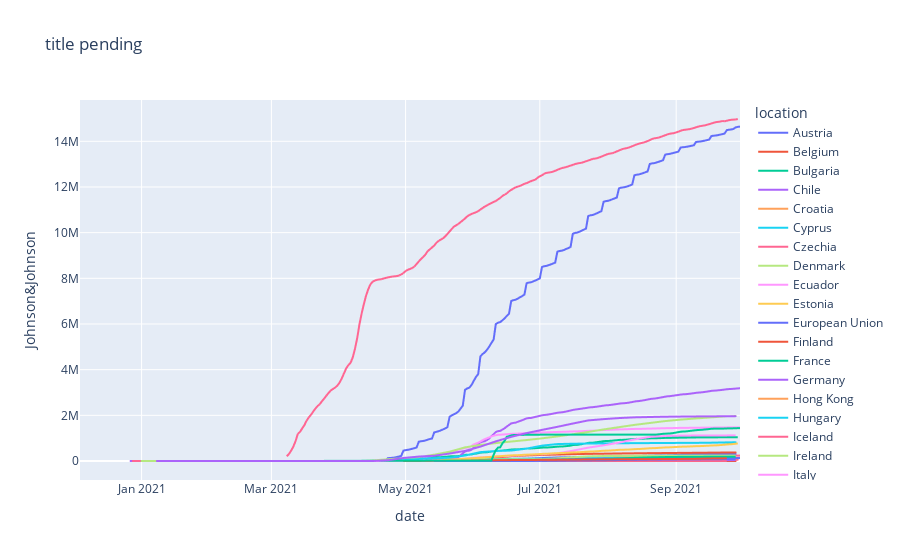

Notebook source saved alongside this figure:
### Code cell
#Make eight mini-line graphs to show vaccines by vendor
by_vendor_line = make_subplots(rows=4,cols=2)
by_vendor_line =px.line(manufacturer_df, x='date', y= 'Johnson&Johnson', color ='location', title = 'title pending')
by_vendor_line.show()

### Figure 1 — Plotly figure (JSON) as saved in the notebook; plotly's stock layout.template omitted (floating-point values rounded to 4 significant figures; data arrays with more than 128 entries replaced by an {"elided": "..."} marker saying what was removed)
{"data": [{"hovertemplate": "location=Austria<br>date=%{x}<br>Johnson&Johnson=%{y}<extra></extra>", "legendgroup": "Austria", "line": {"color": "#636efa", "dash": "solid"}, "marker": {"symbol": "circle"}, "mode": "lines", "name": "Austria", "showlegend": true, "type": "scattergl", "x": ["2021-01-08", "2021-01-15", "2021-01-22", "2021-01-29", "2021-02-05", "2021-02-12", "2021-02-19", "2021-02-26", "2021-03-05", "2021-03-12", "2021-03-19", "2021-03-26", "2021-04-02", "2021-04-09", "2021-04-16", "2021-04-23", "2021-04-30", "2021-05-07", "2021-05-14", "2021-05-21", "2021-05-28", "2021-06-04", "2021-06-11", "2021-06-18", "2021-06-25", "2021-07-02", "2021-07-09", "2021-07-16", "2021-07-23", "2021-07-30", "2021-08-06", "2021-08-13", "2021-08-20", "2021-08-27", "2021-09-03", "2021-09-10", "2021-09-17", "2021-09-24", "2021-09-28"], "xaxis": "x", "y": [0, 0, 0, 0, 0, 0, 0, 0, 0, 0, 18, 32, 55, 99, 109, 114, 381, 6509, 13507, 25803, 37967, 58260, 79937, 94893, 103454, 128892, 152963, 172227, 188745, 200788, 215893, 226125, 239445, 253071, 265809, 279596, 290763, 304150, 308770], "yaxis": "y"}, {"hovertemplate": "location=Belgium<br>date=%{x}<br>Johnson&Johnson=%{y}<extra></extra>", "legendgroup": "Belgium", "line": {"color": "#EF553B", "dash": "solid"}, "marker": {"symbol": "circle"}, "mode": "lines", "name": "Belgium", "showlegend": true, "type": "scattergl", "x": ["2021-01-08", "2021-01-15", "2021-01-22", "2021-01-29", "2021-02-05", "2021-02-12", "2021-02-19", "2021-02-26", "2021-03-05", "2021-03-12", "2021-03-19", "2021-03-26", "2021-04-02", "2021-04-09", "2021-04-16", "2021-04-23", "2021-04-30", "2021-05-07", "2021-05-14", "2021-05-21", "2021-05-28", "2021-06-04", "2021-06-11", "2021-06-18", "2021-06-25", "2021-07-02", "2021-07-09", "2021-07-16", "2021-07-23", "2021-07-30", "2021-08-06", "2021-08-13", "2021-08-20", "2021-08-27", "2021-09-03", "2021-09-10", "2021-09-17", "2021-09-24", "2021-09-28"], "xaxis": "x", "y": [0, 0, 0, 0, 0, 0, 0, 0, 0, 0, 0, 0, 0, 0, 0, 0, 3014, 23902, 29643, 50139, 73903, 97700, 143948, 213338, 244304, 267765, 282825, 300876, 311477, 320696, 329784, 337040, 343014, 348695, 354544, 359284, 365614, 371772, 373670], "yaxis": "y"}, {"hovertemplate": "location=Bulgaria<br>date=%{x}<br>Johnson&Johnson=%{y}<extra></extra>", "legendgroup": "Bulgaria", "line": {"color": "#00cc96", "dash": "solid"}, "marker": {"symbol": "circle"}, "mode": "lines", "name": "Bulgaria", "showlegend": true, "type": "scattergl", "x": ["2021-01-01", "2021-01-08", "2021-01-15", "2021-01-22", "2021-01-29", "2021-02-05", "2021-02-12", "2021-02-19", "2021-02-26", "2021-03-05", "2021-03-12", "2021-03-19", "2021-03-26", "2021-04-02", "2021-04-09", "2021-04-16", "2021-04-23", "2021-04-30", "2021-05-07", "2021-05-14", "2021-05-21", "2021-05-28", "2021-06-04", "2021-06-11", "2021-06-18", "2021-06-25", "2021-07-02", "2021-07-09", "2021-07-16", "2021-07-23", "2021-07-30", "2021-08-06", "2021-08-13", "2021-08-20", "2021-08-27", "2021-09-03", "2021-09-10", "2021-09-17", "2021-09-24", "2021-09-28"], "xaxis": "x", "y": [null, null, null, null, null, null, null, null, null, null, null, null, null, null, null, 0, 0, 0, 0, 398, 2629, 6276, 11142, 17987, 25928, 33099, 39994, 48424, 58430, 68108, 78440, 89960, 102550, 116845, 133004, 149767, 162888, 175977, 185864, 193440], "yaxis": "y"}, {"hovertemplate": "location=Chile<br>date=%{x}<br>Johnson&Johnson=%{y}<extra></extra>", "legendgroup": "Chile", "line": {"color": "#ab63fa", "dash": "solid"}, "marker": {"symbol": "circle"}, "mode": "lines", "name": "Chile", "showlegend": true, "type": "scattergl", "x": {"elided": "278 str values"}, "xaxis": "x", "y": {"elided": "278 null values"}, "yaxis": "y"}, {"hovertemplate": "location=Croatia<br>date=%{x}<br>Johnson&Johnson=%{y}<extra></extra>", "legendgroup": "Croatia", "line": {"color": "#FFA15A", "dash": "solid"}, "marker": {"symbol": "circle"}, "mode": "lines", "name": "Croatia", "showlegend": true, "type": "scattergl", "x": ["2021-01-01", "2021-01-08", "2021-01-15", "2021-01-22", "2021-01-29", "2021-02-05", "2021-02-12", "2021-02-19", "2021-02-26", "2021-03-05", "2021-03-12", "2021-03-19", "2021-03-26", "2021-04-02", "2021-04-09", "2021-04-16", "2021-04-23", "2021-04-30", "2021-05-07", "2021-05-14", "2021-05-21", "2021-05-28", "2021-06-04", "2021-06-11", "2021-06-18", "2021-06-25", "2021-07-02", "2021-07-09", "2021-07-16", "2021-07-23", "2021-07-30", "2021-08-06", "2021-08-13", "2021-08-20", "2021-08-27", "2021-09-03", "2021-09-10", "2021-09-17", "2021-09-24", "2021-09-28"], "xaxis": "x", "y": [null, 1, null, null, null, 2, null, 3, null, null, 8, 17, 20, 23, 50, 55, 55, 775, 3573, 6132, 9466, 12642, 14831, 17673, 20046, 22115, 25063, 30630, 38162, 45604, 52810, 56527, 60366, 64616, 69583, 75019, 79055, 85079, 91084, 91842], "yaxis": "y"}, {"hovertemplate": "location=Cyprus<br>date=%{x}<br>Johnson&Johnson=%{y}<extra></extra>", "legendgroup": "Cyprus", "line": {"color": "#19d3f3", "dash": "solid"}, "marker": {"symbol": "circle"}, "mode": "lines", "name": "Cyprus", "showlegend": true, "type": "scattergl", "x": ["2021-01-01", "2021-01-08", "2021-01-15", "2021-01-22", "2021-01-29", "2021-02-05", "2021-02-12", "2021-02-19", "2021-02-26", "2021-03-05", "2021-03-12", "2021-03-19", "2021-03-26", "2021-04-02", "2021-04-09", "2021-04-16", "2021-04-23", "2021-04-30", "2021-05-07", "2021-05-14", "2021-05-21", "2021-05-28", "2021-06-04", "2021-06-11", "2021-06-18", "2021-06-25", "2021-07-02", "2021-07-09", "2021-07-16", "2021-07-23", "2021-07-30", "2021-08-06", "2021-08-13", "2021-08-20", "2021-08-27", "2021-09-03", "2021-09-10", "2021-09-17", "2021-09-24", "2021-09-28"], "xaxis": "x", "y": [null, null, null, null, null, null, null, null, null, null, null, null, null, null, null, 0, null, 1188, 2249, 5662, null, 5662, null, 6062, 12893, 14120, 14538, 14983, 16069, 17238, 17847, 18319, 18613, 19195, 19515, 19805, 20030, 20278, 20377, 20377], "yaxis": "y"}, {"hovertemplate": "location=Czechia<br>date=%{x}<br>Johnson&Johnson=%{y}<extra></extra>", "legendgroup": "Czechia", "line": {"color": "#FF6692", "dash": "solid"}, "marker": {"symbol": "circle"}, "mode": "lines", "name": "Czechia", "showlegend": true, "type": "scattergl", "x": {"elided": "278 str values"}, "xaxis": "x", "y": {"elided": "278 int values"}, "yaxis": "y"}, {"hovertemplate": "location=Denmark<br>date=%{x}<br>Johnson&Johnson=%{y}<extra></extra>", "legendgroup": "Denmark", "line": {"color": "#B6E880", "dash": "solid"}, "marker": {"symbol": "circle"}, "mode": "lines", "name": "Denmark", "showlegend": true, "type": "scattergl", "x": ["2021-01-08", "2021-01-15", "2021-01-22", "2021-01-29", "2021-02-05", "2021-02-12", "2021-02-19", "2021-02-26", "2021-03-05", "2021-03-12", "2021-03-19", "2021-03-26", "2021-04-02", "2021-04-09", "2021-04-16", "2021-04-23", "2021-04-30", "2021-05-07", "2021-05-14", "2021-05-21", "2021-05-28", "2021-06-04", "2021-06-11", "2021-06-18", "2021-06-25", "2021-07-02", "2021-07-09", "2021-07-16", "2021-07-23", "2021-07-30", "2021-08-06", "2021-08-13", "2021-08-20", "2021-08-27", "2021-09-03", "2021-09-10", "2021-09-17", "2021-09-24"], "xaxis": "x", "y": [null, null, null, null, null, null, null, null, null, null, null, null, null, null, null, null, null, null, null, 116, 1093, 11178, 30927, 41107, 44911, 46740, 47349, 47626, 47822, 47930, 48036, 48119, 48177, 48254, 48282, 48286, 48289, 48296], "yaxis": "y"}, {"hovertemplate": "location=Ecuador<br>date=%{x}<br>Johnson&Johnson=%{y}<extra></extra>", "legendgroup": "Ecuador", "line": {"color": "#FF97FF", "dash": "solid"}, "marker": {"symbol": "circle"}, "mode": "lines", "name": "Ecuador", "showlegend": true, "type": "scattergl", "x": {"elided": "253 str values"}, "xaxis": "x", "y": {"elided": "253 null values"}, "yaxis": "y"}, {"hovertemplate": "location=Estonia<br>date=%{x}<br>Johnson&Johnson=%{y}<extra></extra>", "legendgroup": "Estonia", "line": {"color": "#FECB52", "dash": "solid"}, "marker": {"symbol": "circle"}, "mode": "lines", "name": "Estonia", "showlegend": true, "type": "scattergl", "x": ["2021-01-01", "2021-01-08", "2021-01-15", "2021-01-22", "2021-01-29", "2021-02-05", "2021-02-12", "2021-02-19", "2021-02-26", "2021-03-05", "2021-03-12", "2021-03-19", "2021-03-26", "2021-04-02", "2021-04-09", "2021-04-16", "2021-04-23", "2021-04-30", "2021-05-07", "2021-05-14", "2021-05-21", "2021-05-28", "2021-06-04", "2021-06-11", "2021-06-18", "2021-06-25", "2021-07-02", "2021-07-09", "2021-07-16", "2021-07-23", "2021-07-30", "2021-08-06", "2021-08-13", "2021-08-20", "2021-08-27", "2021-09-03", "2021-09-10", "2021-09-17", "2021-09-24", "2021-09-28"], "xaxis": "x", "y": [null, null, null, null, null, null, null, null, null, null, null, null, null, null, null, 0, 0, 35, 346, 1077, 5774, 11197, 15043, 16323, 18884, 20363, 23553, 25702, 29533, 33701, 36544, 40198, 43314, 44323, 44878, 45378, 45628, 47006, 49279, 50182], "yaxis": "y"}, {"hovertemplate": "location=European Union<br>date=%{x}<br>Johnson&Johnson=%{y}<extra></extra>", "legendgroup": "European Union", "line": {"color": "#636efa", "dash": "solid"}, "marker": {"symbol": "circle"}, "mode": "lines", "name": "European Union", "showlegend": true, "type": "scattergl", "x": {"elided": "278 str values"}, "xaxis": "x", "y": {"elided": "278 int values"}, "yaxis": "y"}, {"hovertemplate": "location=Finland<br>date=%{x}<br>Johnson&Johnson=%{y}<extra></extra>", "legendgroup": "Finland", "line": {"color": "#EF553B", "dash": "solid"}, "marker": {"symbol": "circle"}, "mode": "lines", "name": "Finland", "showlegend": true, "type": "scattergl", "x": ["2021-01-01", "2021-01-08", "2021-01-15", "2021-01-22", "2021-01-29", "2021-02-05", "2021-02-12", "2021-02-19", "2021-02-26", "2021-03-05", "2021-03-12", "2021-03-19", "2021-03-26", "2021-04-02", "2021-04-09", "2021-04-16", "2021-04-23", "2021-04-30", "2021-05-07", "2021-05-14", "2021-05-21", "2021-05-28", "2021-06-04", "2021-06-11", "2021-06-18", "2021-06-25", "2021-07-02", "2021-07-09", "2021-07-16", "2021-07-23", "2021-07-30", "2021-08-06", "2021-08-13", "2021-08-20", "2021-08-27", "2021-09-03", "2021-09-10", "2021-09-17", "2021-09-24", "2021-09-28"], "xaxis": "x", "y": [0, 0, 0, 0, 0, 0, 0, 0, 0, 0, 0, 0, 0, 0, 0, 0, 0, 0, 0, 0, 0, 0, 0, 0, 0, 0, 0, 0, 0, 0, 0, 0, 0, 0, 0, 0, 0, 0, 0, 0], "yaxis": "y"}, {"hovertemplate": "location=France<br>date=%{x}<br>Johnson&Johnson=%{y}<extra></extra>", "legendgroup": "France", "line": {"color": "#00cc96", "dash": "solid"}, "marker": {"symbol": "circle"}, "mode": "lines", "name": "France", "showlegend": true, "type": "scattergl", "x": {"elided": "277 str values"}, "xaxis": "x", "y": {"elided": "277 int values"}, "yaxis": "y"}, {"hovertemplate": "location=Germany<br>date=%{x}<br>Johnson&Johnson=%{y}<extra></extra>", "legendgroup": "Germany", "line": {"color": "#ab63fa", "dash": "solid"}, "marker": {"symbol": "circle"}, "mode": "lines", "name": "Germany", "showlegend": true, "type": "scattergl", "x": {"elided": "278 str values"}, "xaxis": "x", "y": {"elided": "278 int values"}, "yaxis": "y"}, {"hovertemplate": "location=Hong Kong<br>date=%{x}<br>Johnson&Johnson=%{y}<extra></extra>", "legendgroup": "Hong Kong", "line": {"color": "#FFA15A", "dash": "solid"}, "marker": {"symbol": "circle"}, "mode": "lines", "name": "Hong Kong", "showlegend": true, "type": "scattergl", "x": {"elided": "221 str values"}, "xaxis": "x", "y": {"elided": "221 null values"}, "yaxis": "y"}, {"hovertemplate": "location=Hungary<br>date=%{x}<br>Johnson&Johnson=%{y}<extra></extra>", "legendgroup": "Hungary", "line": {"color": "#19d3f3", "dash": "solid"}, "marker": {"symbol": "circle"}, "mode": "lines", "name": "Hungary", "showlegend": true, "type": "scattergl", "x": ["2021-01-01", "2021-01-08", "2021-01-15", "2021-01-22", "2021-01-29", "2021-02-05", "2021-02-12", "2021-02-19", "2021-02-26", "2021-03-05", "2021-03-12", "2021-03-19", "2021-03-26", "2021-04-02", "2021-04-09", "2021-04-16", "2021-04-23", "2021-04-30", "2021-05-07", "2021-05-14", "2021-05-21", "2021-05-28", "2021-06-04", "2021-06-11", "2021-06-18", "2021-06-25", "2021-07-02", "2021-07-09", "2021-07-16", "2021-07-23", "2021-07-30", "2021-08-06", "2021-08-13", "2021-08-20", "2021-08-27", "2021-09-03", "2021-09-10", "2021-09-17", "2021-09-24", "2021-09-28"], "xaxis": "x", "y": [null, null, null, null, null, null, null, null, null, null, null, null, null, null, null, 0, 0, 0, 3022, 20224, 48840, 61253, 74656, 84534, 91904, 96881, 99609, 104340, 110168, 116247, 122677, 126106, 130196, 133170, 138548, 141524, 144847, 147966, 150839, 152904], "yaxis": "y"}, {"hovertemplate": "location=Iceland<br>date=%{x}<br>Johnson&Johnson=%{y}<extra></extra>", "legendgroup": "Iceland", "line": {"color": "#FF6692", "dash": "solid"}, "marker": {"symbol": "circle"}, "mode": "lines", "name": "Iceland", "showlegend": true, "type": "scattergl", "x": {"elided": "276 str values"}, "xaxis": "x", "y": {"elided": "276 int values"}, "yaxis": "y"}, {"hovertemplate": "location=Ireland<br>date=%{x}<br>Johnson&Johnson=%{y}<extra></extra>", "legendgroup": "Ireland", "line": {"color": "#B6E880", "dash": "solid"}, "marker": {"symbol": "circle"}, "mode": "lines", "name": "Ireland", "showlegend": true, "type": "scattergl", "x": ["2021-01-01", "2021-01-08", "2021-01-15", "2021-01-22", "2021-01-29", "2021-02-05", "2021-02-12", "2021-02-19", "2021-02-26", "2021-03-05", "2021-03-12", "2021-03-19", "2021-03-26", "2021-04-02", "2021-04-09", "2021-04-16", "2021-04-23", "2021-04-30", "2021-05-07", "2021-05-14", "2021-05-21", "2021-05-28", "2021-06-04", "2021-06-11", "2021-06-18", "2021-06-25", "2021-07-02", "2021-07-09", "2021-07-16", "2021-07-23", "2021-07-30", "2021-08-06", "2021-08-13", "2021-08-20", "2021-08-27", "2021-09-03", "2021-09-10", "2021-09-17", "2021-09-24", "2021-09-28"], "xaxis": "x", "y": [null, 1, null, null, null, null, null, 2, null, null, null, 3, 4, null, 5, 8, 8, 8, 270, 1053, 40135, 57509, 70571, 71838, 73786, 78101, 81823, 116347, 165198, 201450, 217879, 223924, 227808, 230870, 232753, 233660, 234328, 234829, 235247, 235428], "yaxis": "y"}, {"hovertemplate": "location=Italy<br>date=%{x}<br>Johnson&Johnson=%{y}<extra></extra>", "legendgroup": "Italy", "line": {"color": "#FF97FF", "dash": "solid"}, "marker": {"symbol": "circle"}, "mode": "lines", "name": "Italy", "showlegend": true, "type": "scattergl", "x": {"elided": "278 str values"}, "xaxis": "x", "y": {"elided": "278 int values"}, "yaxis": "y"}, {"hovertemplate": "location=Japan<br>date=%{x}<br>Johnson&Johnson=%{y}<extra></extra>", "legendgroup": "Japan", "line": {"color": "#FECB52", "dash": "solid"}, "marker": {"symbol": "circle"}, "mode": "lines", "name": "Japan", "showlegend": true, "type": "scattergl", "x": {"elided": "152 str values"}, "xaxis": "x", "y": {"elided": "152 null values"}, "yaxis": "y"}, {"hovertemplate": "location=Latvia<br>date=%{x}<br>Johnson&Johnson=%{y}<extra></extra>", "legendgroup": "Latvia", "line": {"color": "#636efa", "dash": "solid"}, "marker": {"symbol": "circle"}, "mode": "lines", "name": "Latvia", "showlegend": true, "type": "scattergl", "x": {"elided": "290 str values"}, "xaxis": "x", "y": {"elided": "290 int values"}, "yaxis": "y"}, {"hovertemplate": "location=Liechtenstein<br>date=%{x}<br>Johnson&Johnson=%{y}<extra></extra>", "legendgroup": "Liechtenstein", "line": {"color": "#EF553B", "dash": "solid"}, "marker": {"symbol": "circle"}, "mode": "lines", "name": "Liechtenstein", "showlegend": true, "type": "scattergl", "x": ["2021-02-12", "2021-02-19", "2021-02-26", "2021-03-05", "2021-03-12", "2021-03-19", "2021-03-26", "2021-04-02", "2021-04-09", "2021-04-16", "2021-04-23", "2021-04-30", "2021-05-07", "2021-05-14", "2021-05-21", "2021-05-28", "2021-06-04", "2021-06-11", "2021-06-18", "2021-06-25", "2021-07-02", "2021-07-09", "2021-07-16", "2021-07-23", "2021-07-30", "2021-08-06", "2021-08-13", "2021-08-20", "2021-08-27", "2021-09-03", "2021-09-10", "2021-09-17", "2021-09-24"], "xaxis": "x", "y": [null, null, null, null, null, null, null, null, null, null, null, null, null, null, null, null, null, null, null, null, null, null, null, null, null, null, null, null, null, null, null, null, null], "yaxis": "y"}, {"hovertemplate": "location=Lithuania<br>date=%{x}<br>Johnson&Johnson=%{y}<extra></extra>", "legendgroup": "Lithuania", "line": {"color": "#00cc96", "dash": "solid"}, "marker": {"symbol": "circle"}, "mode": "lines", "name": "Lithuania", "showlegend": true, "type": "scattergl", "x": ["2021-01-01", "2021-01-08", "2021-01-15", "2021-01-22", "2021-01-29", "2021-02-05", "2021-02-12", "2021-02-19", "2021-02-26", "2021-03-05", "2021-03-12", "2021-03-19", "2021-03-26", "2021-04-02", "2021-04-09", "2021-04-16", "2021-04-23", "2021-04-30", "2021-05-07", "2021-05-14", "2021-05-21", "2021-05-28", "2021-06-04", "2021-06-11", "2021-06-18", "2021-06-25", "2021-07-02", "2021-07-09", "2021-07-16", "2021-07-23", "2021-07-30", "2021-08-06", "2021-08-13", "2021-08-20", "2021-08-27", "2021-09-03", "2021-09-10", "2021-09-17", "2021-09-24", "2021-09-28"], "xaxis": "x", "y": [null, null, null, null, null, null, null, null, null, null, null, null, null, null, null, null, 3, 247, 2063, 4283, 8703, 17160, 23996, 36614, 42955, 45273, 52071, 59946, 69315, 77178, 82205, 111471, 139859, 159913, 172472, 178758, 182203, 184969, 184969, 188843], "yaxis": "y"}, {"hovertemplate": "location=Luxembourg<br>date=%{x}<br>Johnson&Johnson=%{y}<extra></extra>", "legendgroup": "Luxembourg", "line": {"color": "#ab63fa", "dash": "solid"}, "marker": {"symbol": "circle"}, "mode": "lines", "name": "Luxembourg", "showlegend": true, "type": "scattergl", "x": ["2021-01-01", "2021-01-08", "2021-01-15", "2021-01-22", "2021-01-29", "2021-02-05", "2021-02-12", "2021-02-19", "2021-02-26", "2021-03-05", "2021-03-12", "2021-03-19", "2021-03-26", "2021-04-02", "2021-04-09", "2021-04-16", "2021-04-23", "2021-04-30", "2021-05-07", "2021-05-14", "2021-05-21", "2021-05-28", "2021-06-04", "2021-06-11", "2021-06-18", "2021-06-25", "2021-07-02", "2021-07-09", "2021-07-16", "2021-07-23", "2021-07-30", "2021-08-06", "2021-08-13", "2021-08-20", "2021-08-27", "2021-09-03", "2021-09-10", "2021-09-17", "2021-09-24", "2021-09-28"], "xaxis": "x", "y": [null, null, null, null, null, null, null, null, null, null, null, null, null, null, null, 2186, 2384, 2384, 5886, 7791, 10943, 11444, 12882, 17015, 17934, 26506, 28014, 28442, 30721, 31537, 32498, 32991, 33554, 34407, 35009, 35557, 36288, 36737, 37146, 37299], "yaxis": "y"}, {"hovertemplate": "location=Malta<br>date=%{x}<br>Johnson&Johnson=%{y}<extra></extra>", "legendgroup": "Malta", "line": {"color": "#FFA15A", "dash": "solid"}, "marker": {"symbol": "circle"}, "mode": "lines", "name": "Malta", "showlegend": true, "type": "scattergl", "x": ["2021-01-01", "2021-01-08", "2021-01-15", "2021-01-22", "2021-01-29", "2021-02-05", "2021-02-12", "2021-02-19", "2021-02-26", "2021-03-05", "2021-03-12", "2021-03-19", "2021-03-26", "2021-04-02", "2021-04-09", "2021-04-16", "2021-04-23", "2021-04-30", "2021-05-07", "2021-05-14", "2021-05-21", "2021-05-28", "2021-06-04", "2021-06-11", "2021-06-18", "2021-06-25", "2021-07-02", "2021-07-09", "2021-07-16", "2021-07-23", "2021-07-30", "2021-08-06", "2021-08-13", "2021-08-20", "2021-08-27", "2021-09-03", "2021-09-10", "2021-09-17", "2021-09-24"], "xaxis": "x", "y": [null, null, null, null, null, null, null, null, 5, null, 6, 7, null, null, 9, null, null, 11, 2427, 3523, 9026, 9449, 9772, 11262, 12316, 13481, 15303, 16340, 18069, 21660, 24931, 27980, 29582, 29914, 30310, 30394, 30403, 30498, 30575], "yaxis": "y"}, {"hovertemplate": "location=Netherlands<br>date=%{x}<br>Johnson&Johnson=%{y}<extra></extra>", "legendgroup": "Netherlands", "line": {"color": "#19d3f3", "dash": "solid"}, "marker": {"symbol": "circle"}, "mode": "lines", "name": "Netherlands", "showlegend": true, "type": "scattergl", "x": ["2021-01-01", "2021-01-08", "2021-01-15", "2021-01-22", "2021-01-29", "2021-02-05", "2021-02-12", "2021-02-19", "2021-02-26", "2021-03-05", "2021-03-12", "2021-03-19", "2021-03-26", "2021-04-02", "2021-04-09", "2021-04-16", "2021-04-23", "2021-04-30", "2021-05-07", "2021-05-14", "2021-05-21", "2021-05-28", "2021-06-04", "2021-06-11", "2021-06-18", "2021-06-25", "2021-07-02", "2021-07-09", "2021-07-16", "2021-07-23", "2021-07-30", "2021-08-06", "2021-08-13", "2021-08-20", "2021-08-27", "2021-09-03", "2021-09-10", "2021-09-17", "2021-09-24", "2021-09-28"], "xaxis": "x", "y": [0, 0, 0, 0, 0, 0, 0, 0, 0, 0, 0, 0, 0, 0, 0, 0, 8886, 48509, 95475, 124390, 142108, 240283, 389478, 438374, 458449, 541332, 672233, 741378, 755314, 764432, 771725, 777147, 781680, 785448, 788744, 791917, 795060, 801508, 814786, 820284], "yaxis": "y"}, {"hovertemplate": "location=Norway<br>date=%{x}<br>Johnson&Johnson=%{y}<extra></extra>", "legendgroup": "Norway", "line": {"color": "#FF6692", "dash": "solid"}, "marker": {"symbol": "circle"}, "mode": "lines", "name": "Norway", "showlegend": true, "type": "scattergl", "x": ["2021-01-01", "2021-01-08", "2021-01-15", "2021-01-22", "2021-01-29", "2021-02-05", "2021-02-12", "2021-02-19", "2021-02-26", "2021-03-05", "2021-03-12", "2021-03-19", "2021-03-26", "2021-04-02", "2021-04-09", "2021-04-16", "2021-04-23", "2021-04-30", "2021-05-07", "2021-05-14", "2021-05-21", "2021-05-28", "2021-06-04", "2021-06-11", "2021-06-18", "2021-06-25", "2021-07-02", "2021-07-09", "2021-07-16", "2021-07-23", "2021-07-30", "2021-08-06", "2021-08-13", "2021-08-20", "2021-08-27", "2021-09-03", "2021-09-10", "2021-09-17", "2021-09-24"], "xaxis": "x", "y": [null, null, null, null, null, null, null, null, null, 29, 68, 127, 166, 238, 424, 446, 453, 517, 593, 734, 890, 1033, 1259, 1448, 1833, 2498, 3101, 3560, 3914, 4192, 4365, 4541, 4677, 4789, 4887, 4937, 4983, 5014, 5069], "yaxis": "y"}, {"hovertemplate": "location=Poland<br>date=%{x}<br>Johnson&Johnson=%{y}<extra></extra>", "legendgroup": "Poland", "line": {"color": "#B6E880", "dash": "solid"}, "marker": {"symbol": "circle"}, "mode": "lines", "name": "Poland", "showlegend": true, "type": "scattergl", "x": ["2021-01-01", "2021-01-08", "2021-01-15", "2021-01-22", "2021-01-29", "2021-02-05", "2021-02-12", "2021-02-19", "2021-02-26", "2021-03-05", "2021-03-12", "2021-03-19", "2021-03-26", "2021-04-02", "2021-04-09", "2021-04-16", "2021-04-23", "2021-04-30", "2021-05-07", "2021-05-14", "2021-05-21", "2021-05-28", "2021-06-04", "2021-06-11", "2021-06-18", "2021-06-25", "2021-07-02", "2021-07-09", "2021-07-16", "2021-07-23", "2021-07-30", "2021-08-06", "2021-08-13", "2021-08-20", "2021-08-27", "2021-09-03", "2021-09-10", "2021-09-17", "2021-09-24", "2021-09-28"], "xaxis": "x", "y": [0, 0, 0, 0, 0, 0, 0, 0, 0, 0, 0, 8, 8, 40, 59, 23271, 76560, 125396, 170160, 275271, 407583, 595737, 703340, 784574, 852971, 918107, 992885, 1076878, 1172388, 1272406, 1382173, 1481942, 1580815, 1665087, 1748111, 1812083, 1864462, 1911555, 1957516, 1971182], "yaxis": "y"}, {"hovertemplate": "location=Portugal<br>date=%{x}<br>Johnson&Johnson=%{y}<extra></extra>", "legendgroup": "Portugal", "line": {"color": "#FF97FF", "dash": "solid"}, "marker": {"symbol": "circle"}, "mode": "lines", "name": "Portugal", "showlegend": true, "type": "scattergl", "x": ["2021-01-01", "2021-01-08", "2021-01-15", "2021-01-22", "2021-01-29", "2021-02-05", "2021-02-12", "2021-02-19", "2021-02-26", "2021-03-05", "2021-03-12", "2021-03-19", "2021-03-26", "2021-04-02", "2021-04-09", "2021-04-16", "2021-04-23", "2021-04-30", "2021-05-07", "2021-05-14", "2021-05-21", "2021-05-28", "2021-06-04", "2021-06-11", "2021-06-18", "2021-06-25", "2021-07-02", "2021-07-09", "2021-07-16", "2021-07-23", "2021-07-30", "2021-08-06", "2021-08-13", "2021-08-20", "2021-08-27", "2021-09-03", "2021-09-10", "2021-09-17", "2021-09-24", "2021-09-28"], "xaxis": "x", "y": [null, 11, null, 12, 14, 23, 24, null, null, 54, 100, 138, 165, 229, 365, 401, 411, 1795, 14297, 32176, 56215, 105776, 162484, 190705, 226456, 271150, 297337, 335752, 451508, 584624, 686824, 803700, 946107, 1054877, 1096053, 1111714, 1115368, 1118234, 1120047, 1120519], "yaxis": "y"}, {"hovertemplate": "location=Romania<br>date=%{x}<br>Johnson&Johnson=%{y}<extra></extra>", "legendgroup": "Romania", "line": {"color": "#FECB52", "dash": "solid"}, "marker": {"symbol": "circle"}, "mode": "lines", "name": "Romania", "showlegend": true, "type": "scattergl", "x": {"elided": "276 str values"}, "xaxis": "x", "y": {"elided": "276 int values"}, "yaxis": "y"}, {"hovertemplate": "location=Slovakia<br>date=%{x}<br>Johnson&Johnson=%{y}<extra></extra>", "legendgroup": "Slovakia", "line": {"color": "#636efa", "dash": "solid"}, "marker": {"symbol": "circle"}, "mode": "lines", "name": "Slovakia", "showlegend": true, "type": "scattergl", "x": ["2021-01-01", "2021-01-08", "2021-01-15", "2021-01-22", "2021-01-29", "2021-02-05", "2021-02-12", "2021-02-19", "2021-02-26", "2021-03-05", "2021-03-12", "2021-03-19", "2021-03-26", "2021-04-02", "2021-04-09", "2021-04-16", "2021-04-23", "2021-04-30", "2021-05-07", "2021-05-14", "2021-05-21", "2021-05-28", "2021-06-04", "2021-06-11", "2021-06-18", "2021-06-25", "2021-07-02", "2021-07-09", "2021-07-16", "2021-07-23", "2021-07-30", "2021-08-06", "2021-08-13", "2021-08-20", "2021-08-27", "2021-09-03", "2021-09-10", "2021-09-17", "2021-09-24", "2021-09-28"], "xaxis": "x", "y": [null, null, null, null, null, null, null, null, null, null, null, null, null, null, null, 0, null, 0, null, 0, 0, 0, 0, 0, 121, 232, 5326, 13840, 22994, 29092, 34486, 42249, 50107, 58996, 64846, 69375, 72258, 76435, 80909, 82618], "yaxis": "y"}, {"hovertemplate": "location=Slovenia<br>date=%{x}<br>Johnson&Johnson=%{y}<extra></extra>", "legendgroup": "Slovenia", "line": {"color": "#EF553B", "dash": "solid"}, "marker": {"symbol": "circle"}, "mode": "lines", "name": "Slovenia", "showlegend": true, "type": "scattergl", "x": ["2021-01-01", "2021-01-08", "2021-01-15", "2021-01-22", "2021-01-29", "2021-02-05", "2021-02-12", "2021-02-19", "2021-02-26", "2021-03-05", "2021-03-12", "2021-03-19", "2021-03-26", "2021-04-02", "2021-04-09", "2021-04-16", "2021-04-23", "2021-04-30", "2021-05-07", "2021-05-14", "2021-05-21", "2021-05-28", "2021-06-04", "2021-06-11", "2021-06-18", "2021-06-25", "2021-07-02", "2021-07-09", "2021-07-16", "2021-07-23", "2021-07-30", "2021-08-06", "2021-08-13", "2021-08-20", "2021-08-27", "2021-09-03", "2021-09-10", "2021-09-17", "2021-09-24"], "xaxis": "x", "y": [null, null, null, null, null, null, null, null, null, null, null, null, null, null, null, null, null, 70, 1599, 9717, 15672, 20422, 31325, 36199, 41260, 44223, 47245, 51913, 58529, 65498, 71475, 75637, 79095, 82943, 86423, 89412, 95278, 111602, 118593], "yaxis": "y"}, {"hovertemplate": "location=South Korea<br>date=%{x}<br>Johnson&Johnson=%{y}<extra></extra>", "legendgroup": "South Korea", "line": {"color": "#00cc96", "dash": "solid"}, "marker": {"symbol": "circle"}, "mode": "lines", "name": "South Korea", "showlegend": true, "type": "scattergl", "x": {"elided": "217 str values"}, "xaxis": "x", "y": {"elided": "217 int values"}, "yaxis": "y"}, {"hovertemplate": "location=Spain<br>date=%{x}<br>Johnson&Johnson=%{y}<extra></extra>", "legendgroup": "Spain", "line": {"color": "#ab63fa", "dash": "solid"}, "marker": {"symbol": "circle"}, "mode": "lines", "name": "Spain", "showlegend": true, "type": "scattergl", "x": ["2021-01-08", "2021-01-15", "2021-01-22", "2021-01-29", "2021-02-05", "2021-02-12", "2021-02-19", "2021-02-26", "2021-03-05", "2021-03-12", "2021-03-19", "2021-03-26", "2021-04-02", "2021-04-09", "2021-04-16", "2021-04-23", "2021-04-30", "2021-05-07", "2021-05-14", "2021-05-21", "2021-05-28", "2021-06-04", "2021-06-11", "2021-06-18", "2021-06-25", "2021-07-02", "2021-07-09", "2021-07-16", "2021-07-23", "2021-07-30", "2021-08-06", "2021-08-13", "2021-08-20", "2021-08-27", "2021-09-03", "2021-09-10", "2021-09-17", "2021-09-24", "2021-09-28"], "xaxis": "x", "y": [0, 0, 0, 0, 0, 0, 0, 0, 0, 0, 0, 0, 0, 0, 0, 33965, 132100, 193938, 228372, 326092, 442117, 628965, 860283, 1057395, 1222265, 1362024, 1497261, 1640235, 1776998, 1833877, 1880823, 1911742, 1926205, 1938827, 1946497, 1951591, 1955956, 1960267, 1961251], "yaxis": "y"}, {"hovertemplate": "location=Sweden<br>date=%{x}<br>Johnson&Johnson=%{y}<extra></extra>", "legendgroup": "Sweden", "line": {"color": "#FFA15A", "dash": "solid"}, "marker": {"symbol": "circle"}, "mode": "lines", "name": "Sweden", "showlegend": true, "type": "scattergl", "x": ["2021-01-01", "2021-01-08", "2021-01-15", "2021-01-22", "2021-01-29", "2021-02-05", "2021-02-12", "2021-02-19", "2021-02-26", "2021-03-05", "2021-03-12", "2021-03-19", "2021-03-26", "2021-04-02", "2021-04-09", "2021-04-16", "2021-04-23", "2021-04-30", "2021-05-07", "2021-05-14", "2021-05-21", "2021-05-28", "2021-06-04", "2021-06-11", "2021-06-18", "2021-06-25", "2021-07-02", "2021-07-09", "2021-07-16", "2021-07-23", "2021-07-30", "2021-08-06", "2021-08-13", "2021-08-20", "2021-08-27", "2021-09-03", "2021-09-10", "2021-09-17", "2021-09-24", "2021-09-28"], "xaxis": "x", "y": [null, null, null, null, null, null, null, null, null, null, null, null, null, null, null, null, null, null, null, null, null, null, null, null, null, null, null, null, null, null, null, null, null, null, null, null, null, null, null, null], "yaxis": "y"}, {"hovertemplate": "location=Switzerland<br>date=%{x}<br>Johnson&Johnson=%{y}<extra></extra>", "legendgroup": "Switzerland", "line": {"color": "#19d3f3", "dash": "solid"}, "marker": {"symbol": "circle"}, "mode": "lines", "name": "Switzerland", "showlegend": true, "type": "scattergl", "x": {"elided": "282 str values"}, "xaxis": "x", "y": {"elided": "282 null values"}, "yaxis": "y"}, {"hovertemplate": "location=United States<br>date=%{x}<br>Johnson&Johnson=%{y}<extra></extra>", "legendgroup": "United States", "line": {"color": "#FF6692", "dash": "solid"}, "marker": {"symbol": "circle"}, "mode": "lines", "name": "United States", "showlegend": true, "type": "scattergl", "x": {"elided": "252 str values"}, "xaxis": "x", "y": {"elided": "252 int values"}, "yaxis": "y"}, {"hovertemplate": "location=Uruguay<br>date=%{x}<br>Johnson&Johnson=%{y}<extra></extra>", "legendgroup": "Uruguay", "line": {"color": "#B6E880", "dash": "solid"}, "marker": {"symbol": "circle"}, "mode": "lines", "name": "Uruguay", "showlegend": true, "type": "scattergl", "x": {"elided": "216 str values"}, "xaxis": "x", "y": {"elided": "216 null values"}, "yaxis": "y"}], "layout": {"legend": {"title": {"text": "location"}, "tracegroupgap": 0}, "title": {"text": "title pending"}, "xaxis": {"anchor": "y", "domain": [0, 1], "title": {"text": "date"}}, "yaxis": {"anchor": "x", "domain": [0, 1], "title": {"text": "Johnson&Johnson"}}}}
